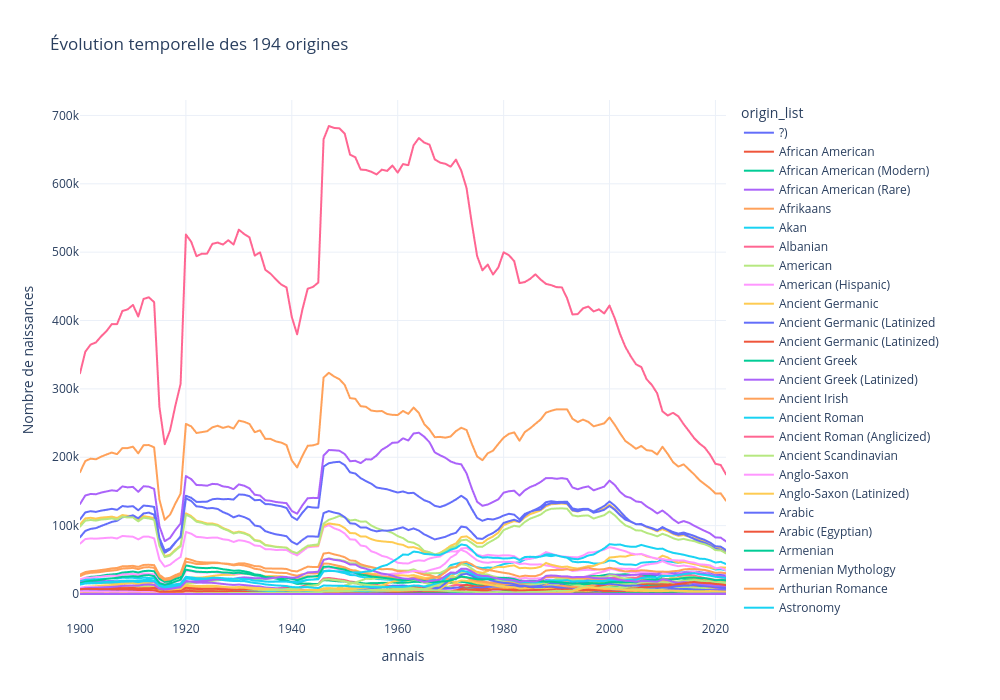

Source (notebook cell):
### Code cell
df_temporel = df_propres.pivot_table(
    index='annais', 
    columns='origin_list', 
    values='nombre', 
    aggfunc='sum'
).fillna(0)


fig = df_temporel.plot(
    title="Évolution temporelle des 194 origines",
    labels=dict(index="Année de naissance", value="Nombre de naissances", variable="Origines")
)

fig.update_layout(height=700,width = 1000, template="plotly_white")
fig.show()
